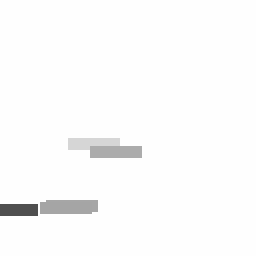
#> input picture pybin/test_images/00000.tif, 128 x 128 px (shown 2 times larger); its folder holds 4 pictures in this run
$ python binned.py
#> lines starting #> are read from the running program, lines starting #| are printed output that depends on the picture
### pybin/plot_tools.py
# -*- coding: utf-8 -*-
"""
Created on Tue Sep 25 11:36:30 2018

@author: cs17809
"""
import matplotlib.pyplot as plt
import numpy as np

def plot_merge(idx, ims, ids, span):
    centre = len(ids) // 2 - 1 + span % 2
    print('\nWorking on {}'.format(ids[centre]))
    f_ax=-1
    # Prettify subplots (2 rows) if outputting > 6
    if len(ims) + 1 > 6:
        ncols = -(-(len(ims) + 1) // 2)
        nrows = 2
        f, (axes) = plt.subplots(nrows=nrows, ncols=ncols)
        axes=axes.flatten()
        if span % 2 == 0:
            axes[-1].axis('off')
            f_ax = -(2 - span % 2)
    else:
        f, (axes) = plt.subplots(nrows=1, ncols=len(ims) + 1)

    # Plot each of the images used to make the merged image
    for ax, im, im_id in zip(axes[:f_ax], ims, ids):
        ax.imshow(im, cmap='gray')
        ax.set_title(im_id)

    axes[f_ax].imshow(np.nanmean(ims, axis=0), cmap='gray')
    axes[f_ax].set_title('Merged', color='r')
    plt.setp(tuple(axes[f_ax].spines.values()), color='r')

    for ax in axes:
        ax.set_xticks([])
        ax.set_yticks([])
    plt.show()

### pybin/hdf5_tools.py
# -*- coding: utf-8 -*-
"""
Created on Thu Sep 20 13:22:47 2018

@author: cs17809
"""
import numpy as np
import os
import h5py
from shutil import copy2


# [15 lines left out: function mod_paths, not called in this run]


def create_hdf(spath, im_fpaths, data={}, hdf_path='image_data', overwrite=False):
    # All to be 'entry1/time' 'entry1/image_data' or 'time', 'image_data'
    # Don't combine!
    f = h5py.File(spath, 'a' if overwrite else 'w-')

    im_fpaths = np.array([[i.replace('\\', '/').encode('utf-8')] for i in im_fpaths]).astype('|S255')
    try:
        del f[hdf_path]
        for key in data:
            del f[key]
    except:
        pass

    f.create_dataset(hdf_path, data=im_fpaths, maxshape=(None, 1), chunks=(1,1))
    for name, value in zip(['data_filename', 'signal', 'target'],
                           [1, 1, hdf_path.encode('utf-8')]):
        f[hdf_path].attrs.create(name, value, shape=None, dtype=None)

    for key in data:
        f.create_dataset(key, data=data[key])
        f[key].attrs.create('target', key.encode('utf-8'), shape=None, dtype=None)

    f.close()

def hdf_create_mod(hdf_fpath, save_path, im_paths, hdf_groups=None,
                   data={}, overwrite=True):

    if hdf_fpath is not None:
        #print(hdf_fpath, save_path)
        copy2(hdf_fpath, save_path)
        mod_paths(save_path, im_paths, hdf_groups)

    else:
        create_hdf(save_path, im_paths, data, 'images', overwrite=overwrite)

### pybin/binned.py
# -*- coding: utf-8 -*-
"""
Created on Tue Sep 18 19:05:46 2018

@author: cs17809
"""

import numpy as np
import os
import imageio

from hdf5_tools import hdf_create_mod
from plot_tools import plot_merge


class Binned:

    def __init__(self, im_folder, ext='tif', span=3, drop_end=True,
                 hdf_fpath=None, hdf_groups=None):
#> called with im_folder = 'test_images/', ext = 'tif', span = 2, drop_end = True
        self.iloc = os.path.realpath(im_folder)
        self.drop_end = drop_end
        self.span = span
        im_names = [i for i in sorted(os.listdir(self.iloc)) if i[-3:] == ext]
        print('\nFolder contains {} images.'.format(len(im_names)))
        rem = len(im_names) % self.span

        if rem > 0:
            im_names = im_names[:-rem] if self.drop_end else im_names[rem:]
            print('{} images cut to allow for binning.'.format(rem))

        self.im_names = im_names
        self.name_bins= np.reshape(self.im_names, (-1, self.span))

        self.im_paths = [os.path.join(self.iloc, i) for i in self.im_names]
        self.path_bins= np.reshape(self.im_paths, (-1, self.span))

        self.num_ims = len(self.im_names)
        self.dtype = imageio.imread(self.im_paths[0]).dtype
        self.hdf_fpath = hdf_fpath
        self.hdf_groups = hdf_groups

        assert span < self.num_ims, 'Span larger than number of images'

        print('Binned data to contain {} images.\n'.format(self.path_bins.shape[0]))

    def name_test(self, stop=3):

        stack, stack_names = self.stack_create(stop)
        for idx, (ims, i) in enumerate(zip(stack, stack_names)):
            print(idx, i)

    def bin_test(self, stop=3):

#> called with stop = 3
        stack, stack_names = self.path_bins, self.name_bins
        for idx, (ims, ids) in enumerate(zip(stack[:stop], stack_names[:stop])):

            ims = [imageio.imread(im) for im in ims]
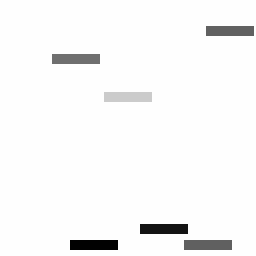
#> input picture pybin/test_images/00001.tif, 128 x 128 px (shown 2 times larger)
#> ims = 2 items
            plot_merge(idx, ims, ids, self.span)
#> the loop in plot_merge, `for ax, im, im_id in zip(axes[:f_ax], ims, ids):` made 2 passes
#> im_id on passes 1 to 2: '00000.tif', '00001.tif'
#> the loop in plot_merge, `for ax in axes:` made 3 passes
#> in plot_merge, `plt.show()`:
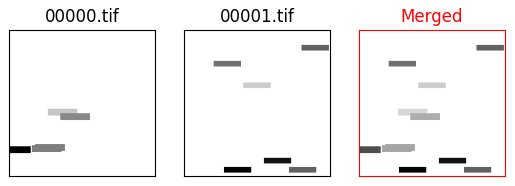
#> figure drawn by matplotlib, 3 panels
#> pass 2 of the loop in bin_test, `for idx, (ims, ids) in enumerate(zip(stack[:stop], stack_names[:stop])):`:
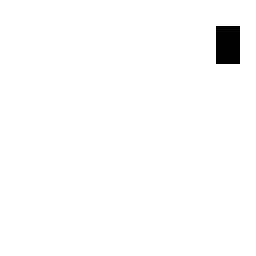
#> input picture pybin/test_images/00002.tif, 128 x 128 px (shown 2 times larger)
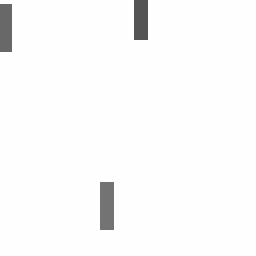
#> input picture pybin/test_images/00003.tif, 128 x 128 px (shown 2 times larger)
#> the loop in plot_merge (call 2), `for ax, im, im_id in zip(axes[:f_ax], ims, ids):` made 2 passes
#> im_id on passes 1 to 2: '00002.tif', '00003.tif'
#> the loop in plot_merge (call 2), `for ax in axes:` made 3 passes

    def bin_save(self, save_folder, data={}, hdf=True, overwrite=True):
#> called with save_folder = 'processing/bin_test/', hdf = True, overwrite = True
        save_folder = os.path.abspath(save_folder)
        stack, stack_names = self.path_bins, self.name_bins
        if not os.path.isdir(save_folder):
            os.makedirs(save_folder)
        save_paths=[]
        for idx, (ims, ids) in enumerate(zip(stack, stack_names)):
            ims = [imageio.imread(im) for im in ims]
#> ims = 2 items
            centre = len(ids) // 2 - 1 + self.span % 2
            save_path = os.path.join(save_folder, ids[centre])
            save_paths.append(save_path)

            im_bin = np.nanmean(ims, axis=0).astype(self.dtype)
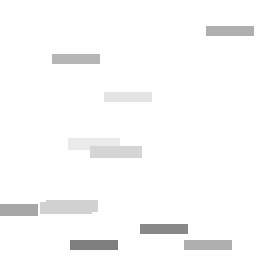
#> im_bin: shape (128, 128) (shown 2 times larger); min 127, max 254, mean 248.6
            print(save_path)
            imageio.imwrite(save_path, im_bin)
#> pass 2 of the loop in bin_save, `for idx, (ims, ids) in enumerate(zip(stack, stack_names)):`:
#> in bin_save, `im_bin = np.nanmean(ims, axis=0).astype(self.dtype)`:
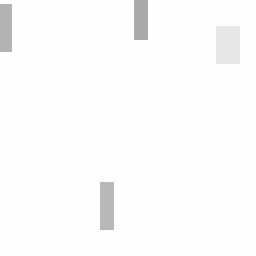
#> im_bin: shape (128, 128) (shown 2 times larger); min 169, max 254, mean 251.6

        if hdf:
            p0, p1 = os.path.split(os.path.abspath(save_folder))
            ext = 'h5' if self.hdf_fpath is None else os.path.splitext(self.hdf_fpath)[-1]
            save_path = os.path.join(p0, '{}{}'.format(p1, ext))
            hdf_create_mod(self.hdf_fpath, save_path, save_paths,
                           self.hdf_groups, data, overwrite)


if __name__ == "__main__":
    iloc = 'test_images/'
    sloc = 'test_merge/'

    test = Binned(iloc, span=2, drop_end=True)
    test.bin_test()
    test.bin_save('processing/bin_test/')

    test2 = Binned('processing/bin_test/', hdf_fpath='processing/test.h5', hdf_groups=['images'], span=2)
#> (the run stopped early here; a loop or call above may not have finished)
